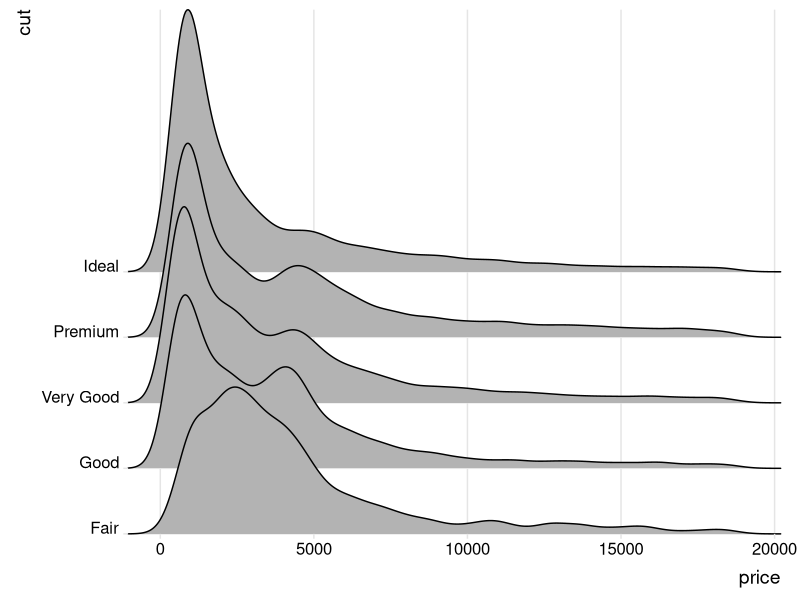

Write the R code that produced this figure.
## ---- chunk 1
knitr::opts_chunk$set(
  collapse = TRUE,
  comment = "#>",
  fig.path = "man/figures/README-"
)
## ---- chunk 2
library(ggplot2)
library(ggridges)
    
ggplot(diamonds, aes(x = price, y = cut)) +
  geom_density_ridges(scale = 4) + 
  scale_y_discrete(expand = c(0, 0)) +     # will generally have to set the `expand` option
  scale_x_continuous(expand = c(0, 0)) +   # for both axes to remove unneeded padding
  coord_cartesian(clip = "off") + # to avoid clipping of the very top of the top ridgeline
  theme_ridges()
